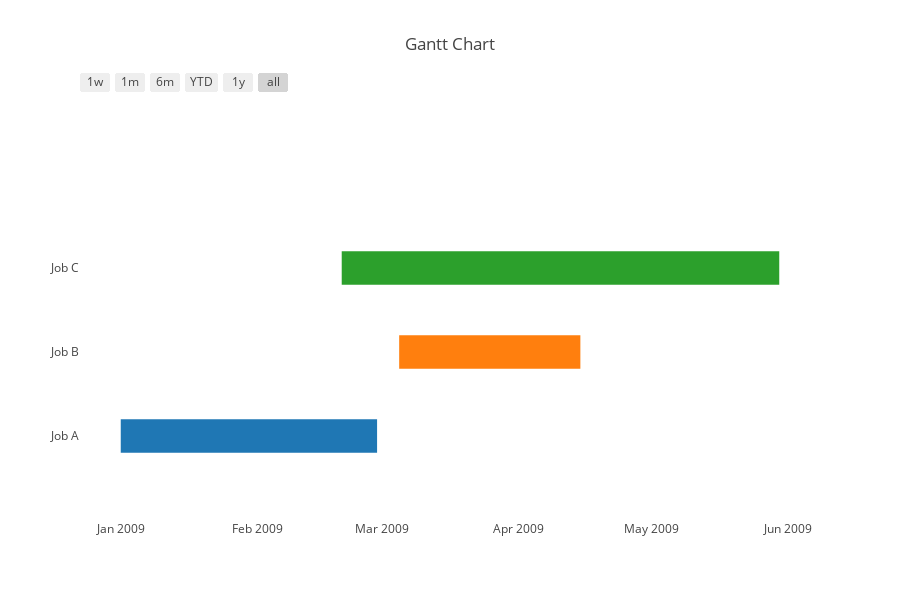

Notebook cell for this chart:
### Code cell
import plotly.plotly as py
import plotly.figure_factory as ff
from plotly.offline import download_plotlyjs, init_notebook_mode, plot, iplot

init_notebook_mode(connected=True)
dfoo = [dict(Task="Job A", Start='2009-01-01', Finish='2009-02-28'),
      dict(Task="Job B", Start='2009-03-05', Finish='2009-04-15'),
      dict(Task="Job C", Start='2009-02-20', Finish='2009-05-30')]
fig = ff.create_gantt(dfoo)
iplot(fig)

### Figure 1 — Plotly figure (JSON) as saved in the notebook; plotly's stock layout.template omitted (floating-point values rounded to 4 significant figures)
{"data": [{"marker": {"color": "white"}, "name": "", "type": "scatter", "uid": "4944c28d-fbdf-4237-9969-2ca7c48df733", "x": ["2009-01-01", "2009-02-28"], "y": [0, 0]}, {"marker": {"color": "white"}, "name": "", "type": "scatter", "uid": "e9efa3d8-0ff7-402b-972b-6178afc425b3", "x": ["2009-03-05", "2009-04-15"], "y": [1, 1]}, {"marker": {"color": "white"}, "name": "", "type": "scatter", "uid": "8e8c7f08-6929-494b-9a11-a0e258e123b1", "x": ["2009-02-20", "2009-05-30"], "y": [2, 2]}], "layout": {"height": 600, "hovermode": "closest", "shapes": [{"fillcolor": "rgb(31, 119, 180)", "line": {"width": 0}, "opacity": 1, "type": "rect", "x0": "2009-01-01", "x1": "2009-02-28", "xref": "x", "y0": -0.2, "y1": 0.2, "yref": "y"}, {"fillcolor": "rgb(255, 127, 14)", "line": {"width": 0}, "opacity": 1, "type": "rect", "x0": "2009-03-05", "x1": "2009-04-15", "xref": "x", "y0": 0.8, "y1": 1.2, "yref": "y"}, {"fillcolor": "rgb(44, 160, 44)", "line": {"width": 0}, "opacity": 1, "type": "rect", "x0": "2009-02-20", "x1": "2009-05-30", "xref": "x", "y0": 1.8, "y1": 2.2, "yref": "y"}], "showlegend": false, "title": {"text": "Gantt Chart"}, "width": 900, "xaxis": {"rangeselector": {"buttons": [{"count": 7, "label": "1w", "step": "day", "stepmode": "backward"}, {"count": 1, "label": "1m", "step": "month", "stepmode": "backward"}, {"count": 6, "label": "6m", "step": "month", "stepmode": "backward"}, {"count": 1, "label": "YTD", "step": "year", "stepmode": "todate"}, {"count": 1, "label": "1y", "step": "year", "stepmode": "backward"}, {"step": "all"}]}, "showgrid": false, "type": "date", "zeroline": false}, "yaxis": {"autorange": false, "range": [-1, 4], "showgrid": false, "ticktext": ["Job A", "Job B", "Job C"], "tickvals": [0, 1, 2], "zeroline": false}}}
